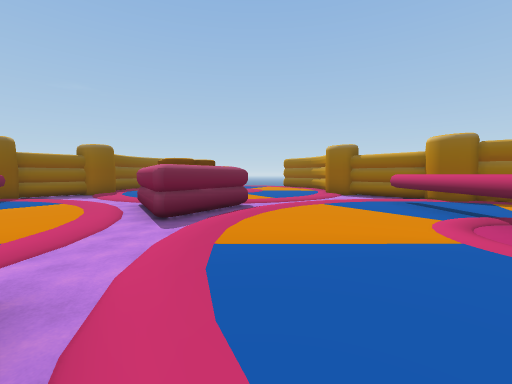
[1] (above)

16 first-person views from a walk through a scene from a Unity 3-D project. The camera is 1.5 m above the floor, tilts 4° down and sees 90° across. The floor is counted in squares, 2 m on a side. Each view is taken from the middle of a square. On the plan, view 1 faces up. The plan holds only what a view shows up to about 9 squares ahead; the rest is blank. The place goes on beyond the plan. The player character is not drawn. Some surface patterns are stand-ins.

[2]
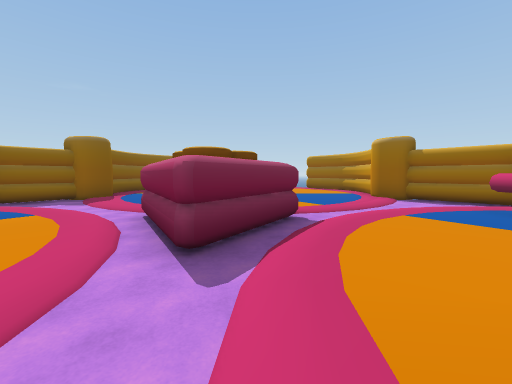

[3]
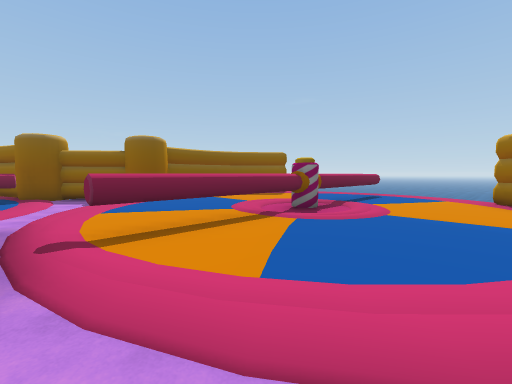

[4]
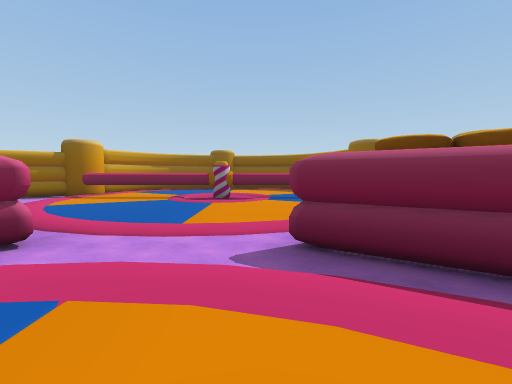

[5]
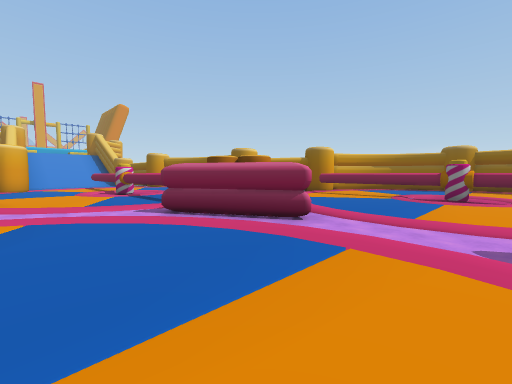

[6]
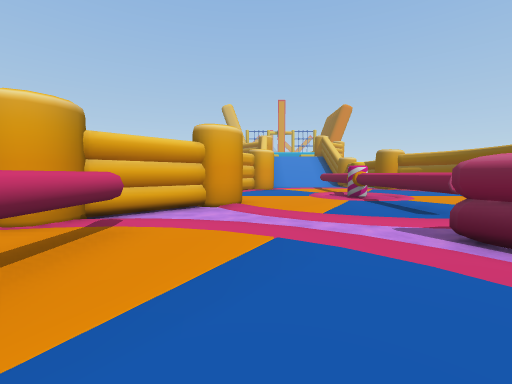

[7]
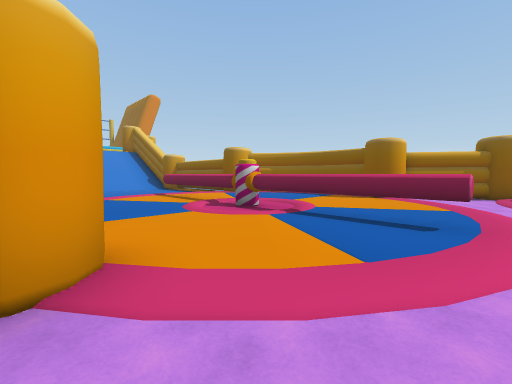

[8]
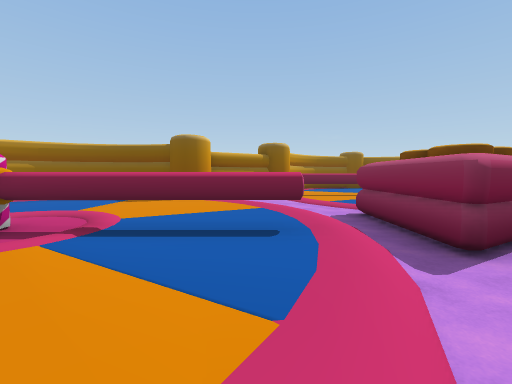

[9]
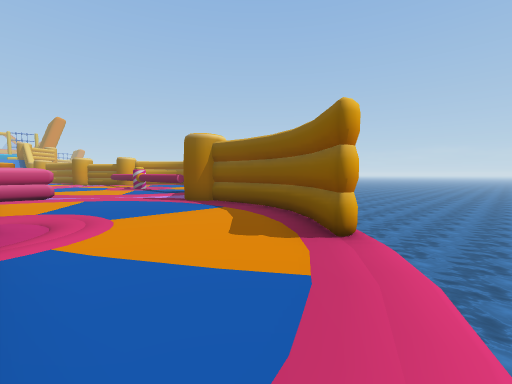

[10]
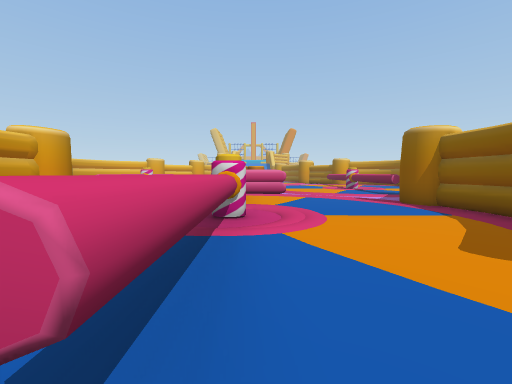

[11]
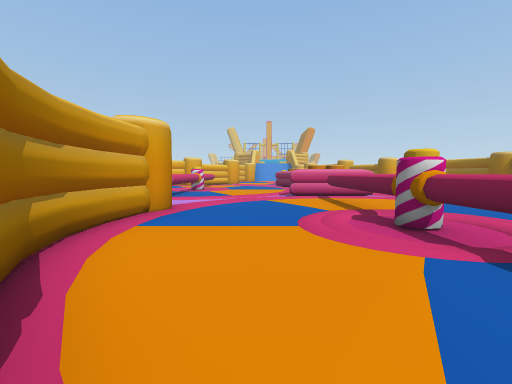

[12]
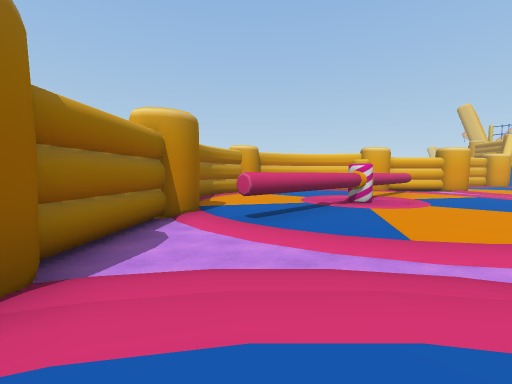

[13]
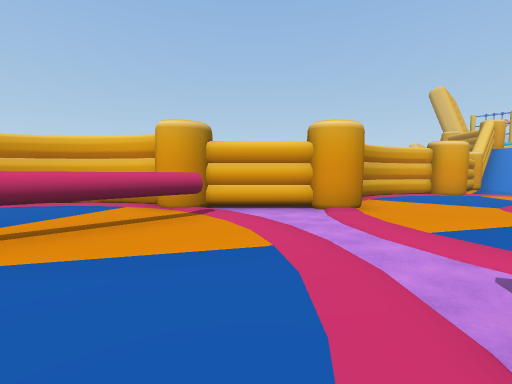

[14]
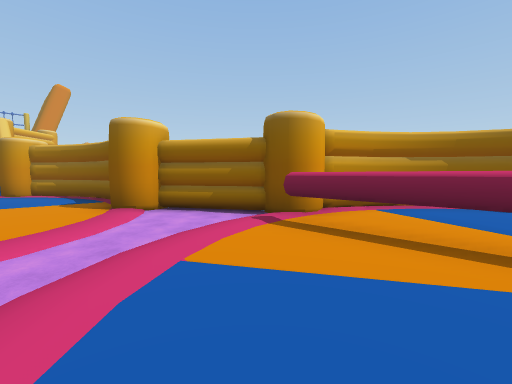

[15]
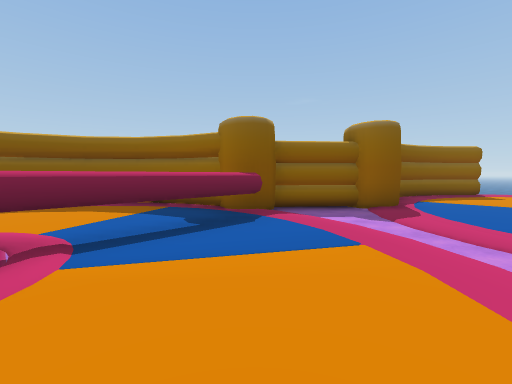

[16]
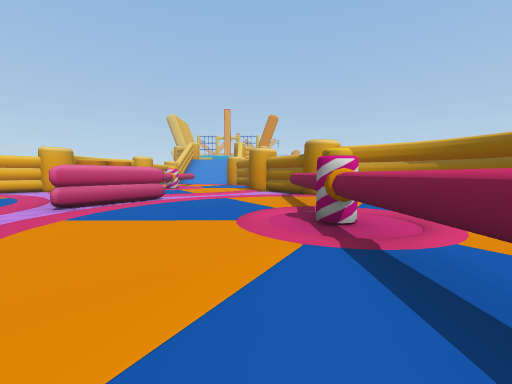

### Floor plan
Key: @ floor where view 1 was taken; # wall or solid block; x gap in a wall; . main floor; - floor 0.25 m lower than the main floor; / step, stairs or slope; ≈ water the walk keeps out of; ^ raised ledge; T thing the floor can be seen under or through; O other object.
Columns run from 10 left of view 1 to 7 right of it. Each row starts with its distance up from view 1.
 17 ≈≈≈≈≈ ≈....
 16 ≈≈≈≈ ....#...
 15 ≈≈  ##...#..##
 14 ≈   #....#...#
 13    #..../#....#
 12    #.....x....#
 11    OO.../T...#O
 10    #O....T...O#
  9   ##-....T...--#
  8  O#/--......--/#O
  7 ####..-OOO-/..^ ##
  6    #...-OO/...^
  5    #....O-....^
  4   ##....-/....^
  3   #O....-/....#
  2   ##....-/.../^
  1    #....O-....^
  0    #.../OO@...^
 -1  ###../OOO-/..^ ##
 -2  #O./--/../-//.O#
 -3  ##--/...T../-##O
 -4   ##/....T...##
 -5    #O....T...OO
 -6    ##....T...
 -7     #...Ox....#
 -8     #....#...#
 -9     #.. .#...#

Where each view was taken, in squares from view 1:
view 1: 0 up, 0 right, facing up
view 2: 2 up, 1 left, facing up
view 3: 7 up, 2 right, facing up-left
view 4: 4 up, 1 right, facing left
view 5: 4 up, 2 right, facing down-left
view 6: 2 up, 2 right, facing down
view 7: 2 down, 3 right, facing down-left
view 8: 3 down, 2 right, facing left
view 9: 17 up, 2 left, facing down-left
view 10: 17 up, 2 left, facing down
view 11: 16 up, 1 right, facing down
view 12: 10 up, 1 right, facing down-right
view 13: 1 up, 0 right, facing down-right
view 14: 1 up, 4 left, facing down-left
view 15: 4 up, 4 left, facing up-left
view 16: 7 up, 6 left, facing down
